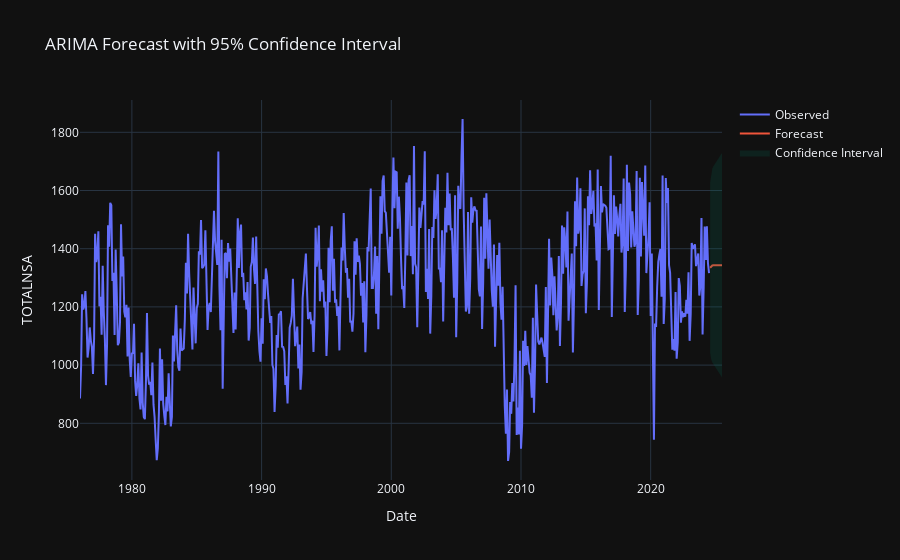

Notebook code for this chart:
### Markdown cell above
### ARIMA(1,1,1) model fitted to Data Using Plotly

### Code cell
import pandas as pd
import plotly.graph_objs as go
from statsmodels.tsa.arima.model import ARIMA

# Load and preprocess
data = pd.read_csv('TOTALNSA.csv', parse_dates=['DATE'])
data.set_index('DATE', inplace=True)

# Fit ARIMA
model = ARIMA(data['TOTALNSA'], order=(1,1,1))
result = model.fit()

# Forecast next 12 months
forecast = result.get_forecast(steps=12)
ci = forecast.conf_int()
forecast_index = pd.date_range(start=data.index[-1] + pd.DateOffset(months=1), periods=12, freq='MS')
forecast_series = pd.Series(forecast.predicted_mean.values, index=forecast_index)

# Plot with Plotly
fig = go.Figure()
fig.add_trace(go.Scatter(x=data.index, y=data['TOTALNSA'], mode='lines', name='Observed'))
fig.add_trace(go.Scatter(x=forecast_series.index, y=forecast_series, mode='lines', name='Forecast'))
fig.add_trace(go.Scatter(
    x=forecast_series.index.tolist() + forecast_series.index[::-1].tolist(),
    y=ci['upper TOTALNSA'].tolist() + ci['lower TOTALNSA'][::-1].tolist(),
    fill='toself', fillcolor='rgba(0,100,80,0.2)', line=dict(color='rgba(255,255,255,0)'), name='Confidence Interval'
))

fig.update_layout(title='ARIMA Forecast with 95% Confidence Interval',
                  xaxis_title='Date', yaxis_title='TOTALNSA',
                  template='plotly_dark')
fig.show()

### Figure 1 — Plotly figure (JSON) as saved in the notebook; plotly's stock layout.template omitted (floating-point values rounded to 4 significant figures; data arrays with more than 128 entries replaced by an {"elided": "..."} marker saying what was removed)
{"data": [{"mode": "lines", "name": "Observed", "type": "scatter", "x": {"elided": "583 str values"}, "y": {"elided": "583 float values"}}, {"mode": "lines", "name": "Forecast", "type": "scatter", "x": ["2024-08-01T00:00:00", "2024-09-01T00:00:00", "2024-10-01T00:00:00", "2024-11-01T00:00:00", "2024-12-01T00:00:00", "2025-01-01T00:00:00", "2025-02-01T00:00:00", "2025-03-01T00:00:00", "2025-04-01T00:00:00", "2025-05-01T00:00:00", "2025-06-01T00:00:00", "2025-07-01T00:00:00"], "y": [1335.0, 1341.0, 1342.0, 1343.0, 1343.0, 1343.0, 1343.0, 1343.0, 1343.0, 1343.0, 1343.0, 1343.0]}, {"fill": "toself", "fillcolor": "rgba(0,100,80,0.2)", "line": {"color": "rgba(255,255,255,0)"}, "name": "Confidence Interval", "type": "scatter", "x": ["2024-08-01T00:00:00", "2024-09-01T00:00:00", "2024-10-01T00:00:00", "2024-11-01T00:00:00", "2024-12-01T00:00:00", "2025-01-01T00:00:00", "2025-02-01T00:00:00", "2025-03-01T00:00:00", "2025-04-01T00:00:00", "2025-05-01T00:00:00", "2025-06-01T00:00:00", "2025-07-01T00:00:00", "2025-07-01T00:00:00", "2025-06-01T00:00:00", "2025-05-01T00:00:00", "2025-04-01T00:00:00", "2025-03-01T00:00:00", "2025-02-01T00:00:00", "2025-01-01T00:00:00", "2024-12-01T00:00:00", "2024-11-01T00:00:00", "2024-10-01T00:00:00", "2024-09-01T00:00:00", "2024-08-01T00:00:00"], "y": [1628.0, 1663.0, 1676.0, 1684.0, 1690.0, 1696.0, 1702.0, 1707.0, 1713.0, 1718.0, 1723.0, 1729.0, 957.4, 962.6, 968.0, 973.4, 978.9, 984.4, 990.1, 995.9, 1002.0, 1009.0, 1018.0, 1042.0]}], "layout": {"title": {"text": "ARIMA Forecast with 95% Confidence Interval"}, "xaxis": {"title": {"text": "Date"}}, "yaxis": {"title": {"text": "TOTALNSA"}}}}
